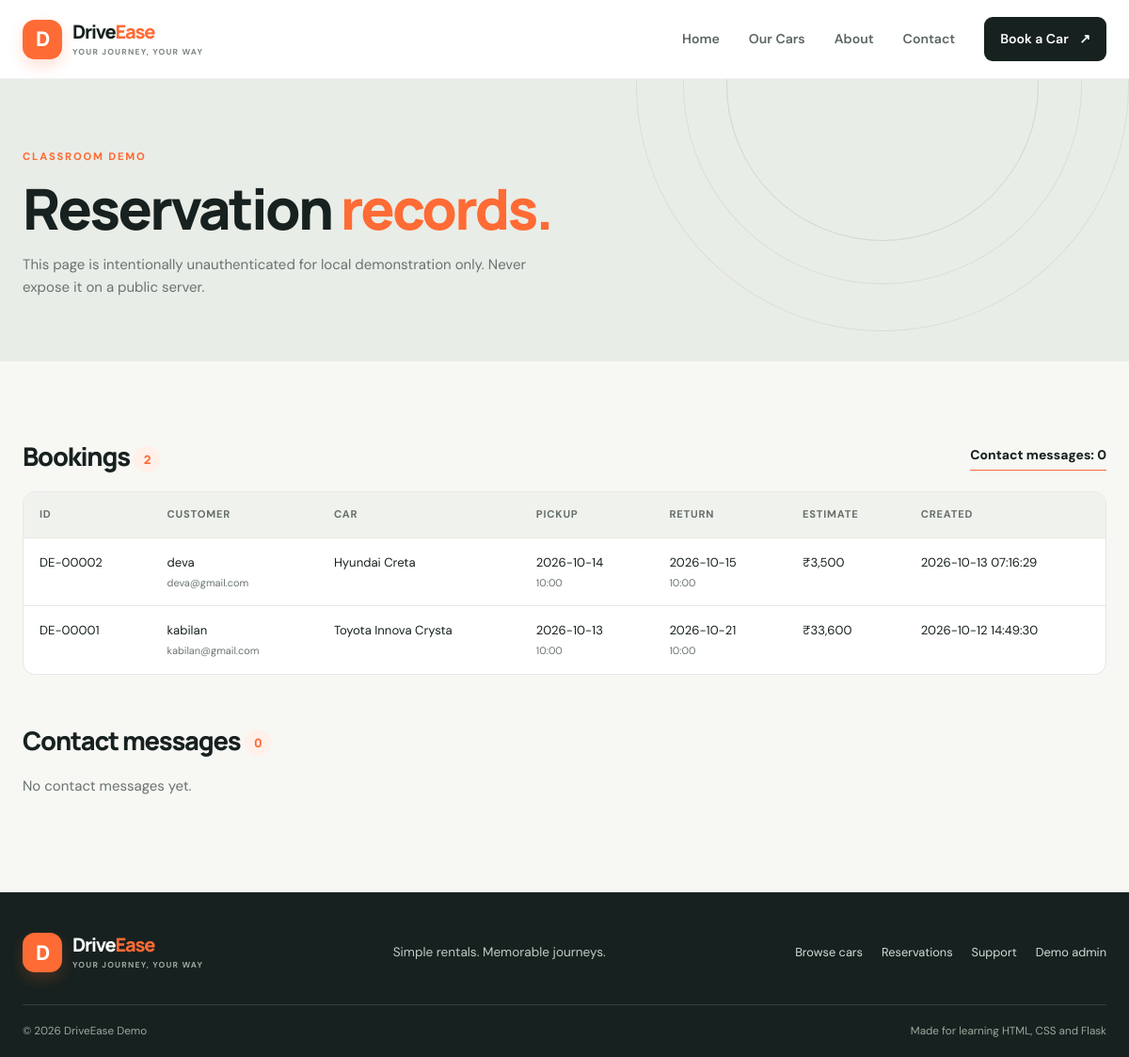
/admin, run on an earlier commit of the app's database.
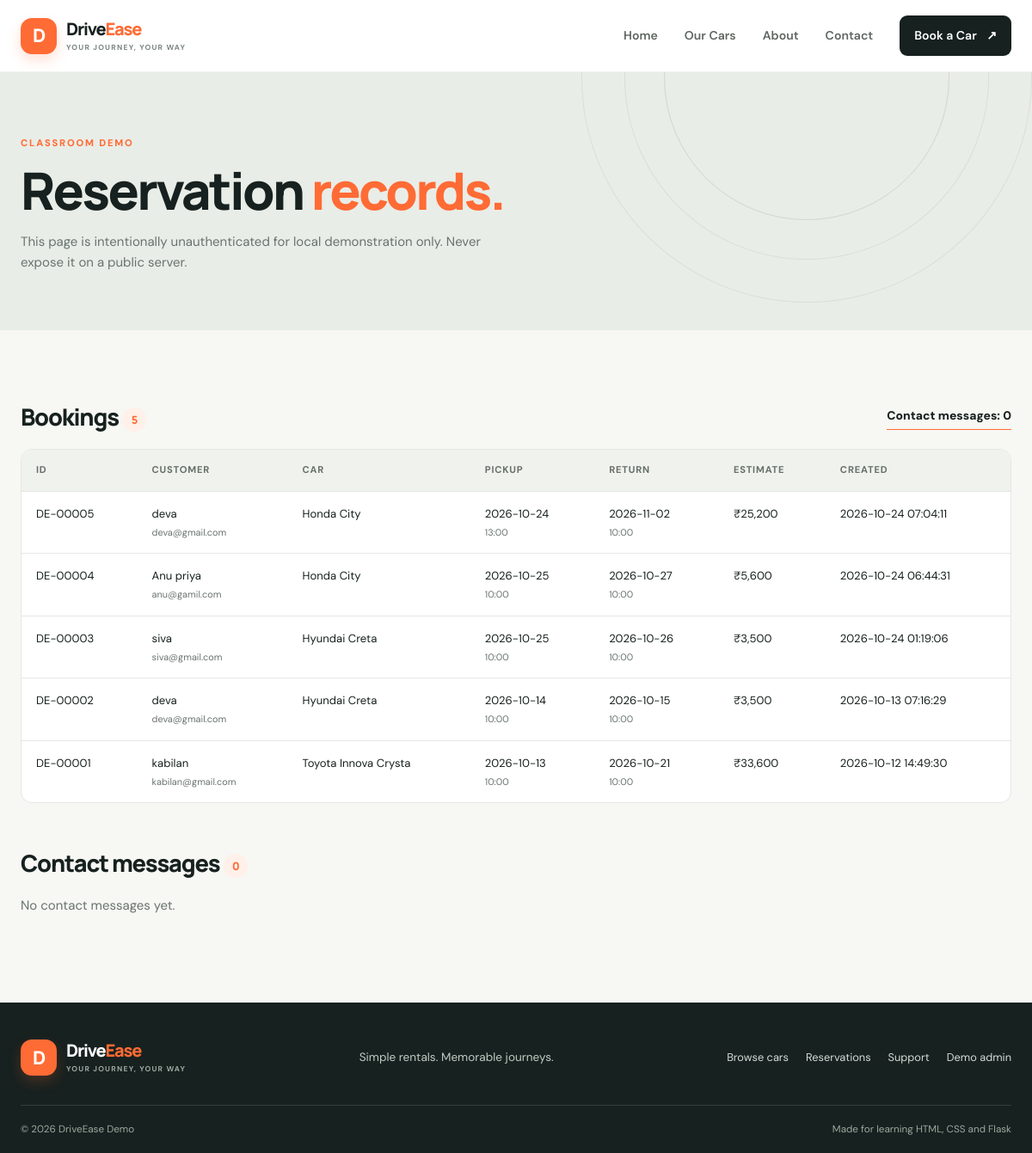
And on a later commit of the database.
### tables this page shows
CREATE TABLE bookings (
                id INTEGER PRIMARY KEY AUTOINCREMENT,
                full_name TEXT NOT NULL,
                email TEXT NOT NULL,
                phone TEXT NOT NULL,
                car_id TEXT NOT NULL,
                pickup_location TEXT NOT NULL,
                drop_location TEXT NOT NULL,
                pickup_date TEXT NOT NULL,
                pickup_time TEXT NOT NULL,
                return_date TEXT NOT NULL,
                return_time TEXT NOT NULL,
                driver_age INTEGER NOT NULL,
                license_number TEXT NOT NULL,
                payment_method TEXT NOT NULL,
                extras TEXT,
                notes TEXT,
                estimated_total INTEGER NOT NULL,
                created_at TEXT DEFAULT CURRENT_TIMESTAMP
            );

### app.py (the view)
@app.route("/admin")
def admin():
    with get_db() as conn:
        bookings = conn.execute("SELECT * FROM bookings ORDER BY id DESC").fetchall()
        messages = conn.execute("SELECT * FROM messages ORDER BY id DESC").fetchall()
    return render_template("admin.html", bookings=bookings, messages=messages, cars=CAR_BY_ID)

### app.py (called while the page is built)
def get_db():
    conn = sqlite3.connect(DB_PATH)
    conn.row_factory = sqlite3.Row
    return conn

@app.context_processor
def inject_globals():
    return {"today": date.today().isoformat()}

### templates/admin.html (shortened to what this page needs)
{% extends "base.html" %}
{% block content %}
<section class="page-hero"><div class="container"><span class="eyebrow">CLASSROOM DEMO</span><h1>Reservation <em>records.</em></h1><p>This page is intentionally unauthenticated for local demonstration only. Never expose it on a public server.</p></div></section>
<section class="section container"><div class="admin-heading"><h2>Bookings <span class="count-pill">{{ bookings|length }}</span></h2><a class="text-link" href="{{ url_for('contact') }}">Contact messages: {{ messages|length }}</a></div>
{% if bookings %}<div class="table-wrap"><table><thead><tr><th>ID</th><th>Customer</th><th>Car</th><th>Pickup</th><th>Return</th><th>Estimate</th><th>Created</th></tr></thead><tbody>{% for b in bookings %}<tr><td>DE-{{ "%05d"|format(b.id) }}</td><td>{{ b.full_name }}<small>{{ b.email }}</small></td><td>{{ cars.get(b.car_id, {}).get('name', b.car_id) }}</td><td>{{ b.pickup_date }}<small>{{ b.pickup_time }}</small></td><td>{{ b.return_date }}<small>{{ b.return_time }}</small></td><td>₹{{ "{:,}".format(b.estimated_total) }}</td><td>{{ b.created_at }}</td></tr>{% endfor %}</tbody></table></div>{% else %}<div class="empty-panel"><h3>No bookings yet</h3><p>Submit the booking form to see a record here.</p><a class="btn btn-primary" href="{{ url_for('booking') }}">Create a booking</a></div>{% endif %}
<div class="admin-heading message-heading"><h2>Contact messages <span class="count-pill">{{ messages|length }}</span></h2></div>
{% if messages %}<div class="message-list">{% for m in messages %}<article><div><strong>{{ m.name }}</strong><span>{{ m.email }} · {{ m.created_at }}</span></div><b>{{ m.subject }}</b><p>{{ m.message }}</p></article>{% endfor %}</div>{% else %}<p class="muted">No contact messages yet.</p>{% endif %}
</section>
{% endblock %}

### templates/base.html (shortened to what this page needs)
<!doctype html>
<html lang="en">
<head>
  <link rel="stylesheet" href="{{ url_for('static', filename='style.css') }}">
</head>
<body>
<header class="site-header">
  <a class="brand" href="{{ url_for('home') }}"><span class="brand-mark">D</span><span>Drive<span class="accent">Ease</span><small>YOUR JOURNEY, YOUR WAY</small></span></a>
  <nav class="main-nav" id="mainNav" aria-label="Main navigation">
    <a class="{% if request.endpoint == 'home' %}active{% endif %}" href="{{ url_for('home') }}">Home</a>
    <a class="{% if request.endpoint == 'cars' %}active{% endif %}" href="{{ url_for('cars') }}">Our Cars</a>
    <a class="{% if request.endpoint == 'about' %}active{% endif %}" href="{{ url_for('about') }}">About</a>
    <a class="{% if request.endpoint == 'contact' %}active{% endif %}" href="{{ url_for('contact') }}">Contact</a>
    <a class="nav-cta" href="{{ url_for('booking') }}">Book a Car <span>↗</span></a>
  </nav>
</header>
<main>
  {% block content %}{% endblock %}
</main>
<footer class="site-footer">
  <div class="footer-main">
    <a class="brand footer-brand" href="{{ url_for('home') }}"><span class="brand-mark">D</span><span>Drive<span class="accent">Ease</span><small>YOUR JOURNEY, YOUR WAY</small></span></a>
    <p>Simple rentals. Memorable journeys.</p>
    <div class="footer-links"><a href="{{ url_for('cars') }}">Browse cars</a><a href="{{ url_for('booking') }}">Reservations</a><a href="{{ url_for('contact') }}">Support</a><a href="{{ url_for('admin') }}">Demo admin</a></div>
  </div>
  <div class="footer-bottom"><span>© 2026 DriveEase Demo</span><span>Made for learning HTML, CSS and Flask</span></div>
</footer>
</body>
</html>

### static/style.css (style rules this page uses)
:root { --ink:#17211f;--muted:#69736f;--paper:#f7f7f4;--white:#fff;--orange:#ff6b35;--orange-dark:#e95723;--line:#e6e8e4;--green:#244b3b;--radius:18px;--shadow:0 12px 36px rgba(25,38,32,.08) }
* { box-sizing:border-box }
html { scroll-behavior:smooth }
body { margin:0;background:var(--paper);color:var(--ink);font-family:'DM Sans',sans-serif;font-size:15px;line-height:1.6 }
a { color:inherit;text-decoration:none }
button,a,input,select,textarea { -webkit-tap-highlight-color:transparent }
h1,h2,h3,h4,p { margin-top:0 }
h1,h2,h3 { font-family:'Manrope',sans-serif;letter-spacing:-.045em;line-height:1.12 }
h1 { font-size:clamp(2.7rem,6vw,5.3rem);font-weight:800;margin-bottom:18px }
h2 { font-size:clamp(2rem,4vw,3.25rem);font-weight:800;margin-bottom:12px }
em { font-style:normal;color:var(--orange) }
.container { width:min(1160px,calc(100% - 48px));margin-inline:auto }
.accent { color:var(--orange) }
.site-header { height:84px;display:flex;align-items:center;justify-content:space-between;padding:0 max(24px,calc((100% - 1160px)/2));background:#fff;position:sticky;top:0;z-index:50;border-bottom:1px solid rgba(23,33,31,.06) }
.brand { display:flex;align-items:center;gap:11px;font:800 1.25rem 'Manrope',sans-serif;letter-spacing:-.06em;line-height:1.05 }
.brand-mark { width:42px;height:42px;border-radius:13px;background:var(--orange);color:#fff;display:grid;place-items:center;font-size:1.35rem;box-shadow:0 7px 15px #ff6b3533 }
.brand small { display:block;font:700 .54rem 'DM Sans',sans-serif;letter-spacing:.14em;color:#7c8580;margin-top:5px }
.main-nav { display:flex;align-items:center;gap:31px;font-size:.88rem;font-weight:600;color:#5d6661 }
.nav-cta { background:var(--ink);color:#fff;padding:12px 17px;border-radius:9px;transition:.2s }
.nav-cta span { margin-left:8px }
.section { padding-top:86px;padding-bottom:86px }
.eyebrow { display:block;color:var(--orange);font-size:.7rem;font-weight:800;letter-spacing:.16em;margin-bottom:12px }
.text-link { font-size:.87rem;font-weight:800;border-bottom:1px solid var(--orange);padding-bottom:5px;white-space:nowrap }
.page-hero { background:#e9ede7;padding:74px 0 67px;position:relative;overflow:hidden }
.page-hero:after { content:"";position:absolute;width:330px;height:330px;border:1px solid #d2d8d0;border-radius:50%;right:8%;top:-160px;box-shadow:0 0 0 45px #e9ede7,0 0 0 46px #d9ded7,0 0 0 95px #e9ede7,0 0 0 96px #d9ded7 }
.page-hero .container { position:relative;z-index:1 }
.page-hero h1 { font-size:clamp(2.7rem,5vw,4.2rem);margin-bottom:14px }
.page-hero p { color:var(--muted);max-width:550px;margin-bottom:0 }
.muted { color:var(--muted) }
.site-footer { background:#17211f;color:#fff;padding:43px max(24px,calc((100% - 1160px)/2)) 0 }
.footer-main { display:flex;align-items:center;justify-content:space-between;gap:24px;padding-bottom:34px;flex-wrap:wrap }
.footer-brand small { color:#9da8a1 }
.footer-main>p { color:#c0cbc4;font-size:.85rem;margin:0 }
.footer-links { display:flex;gap:20px;flex-wrap:wrap }
.footer-links a { color:#d4dcd7;font-size:.8rem }
.footer-bottom { border-top:1px solid #ffffff20;padding:18px 0;display:flex;justify-content:space-between;gap:20px;color:#9ca8a0;font-size:.73rem }
.admin-heading { display:flex;align-items:center;justify-content:space-between;gap:15px;margin-bottom:20px }
.admin-heading h2 { font-size:1.7rem;margin:0 }
.count-pill { display:inline-grid;place-items:center;min-width:28px;height:28px;border-radius:20px;background:#fff0e9;color:var(--orange);font-size:.8rem;vertical-align:middle }
.table-wrap { overflow-x:auto;background:#fff;border:1px solid var(--line);border-radius:13px }
table { border-collapse:collapse;width:100%;min-width:760px;text-align:left;font-size:.82rem }
th,td { padding:15px 17px;border-bottom:1px solid var(--line);vertical-align:top }
th { background:#f0f2ee;color:#657068;font-size:.7rem;text-transform:uppercase;letter-spacing:.07em }
td small { display:block;color:var(--muted);margin-top:3px }
tbody tr:last-child td { border-bottom:0 }
.message-heading { margin-top:55px }

What changed in the data, as far as the page shows it:
added bookings: id "00005", full_name "deva", email "deva@gmail.com", get "Honda City", pickup_date "2026-10-24", pickup_time "13:00", return_date "2026-11-02", return_time "10:00", estimated_total "25,200", created_at "2026-10-24 07:04:11"
added bookings: id "00004", full_name "Anu priya", email "anu@gamil.com", get "Honda City", pickup_date "2026-10-25", pickup_time "10:00", return_date "2026-10-27", return_time "10:00", estimated_total "5,600", created_at "2026-10-24 06:44:31"
added bookings: id "00003", full_name "siva", email "siva@gmail.com", get "Hyundai Creta", pickup_date "2026-10-25", pickup_time "10:00", return_date "2026-10-26", return_time "10:00", estimated_total "3,500", created_at "2026-10-24 01:19:06"
Also different on the page:
{{ bookings|length }}: "2" → "5"
